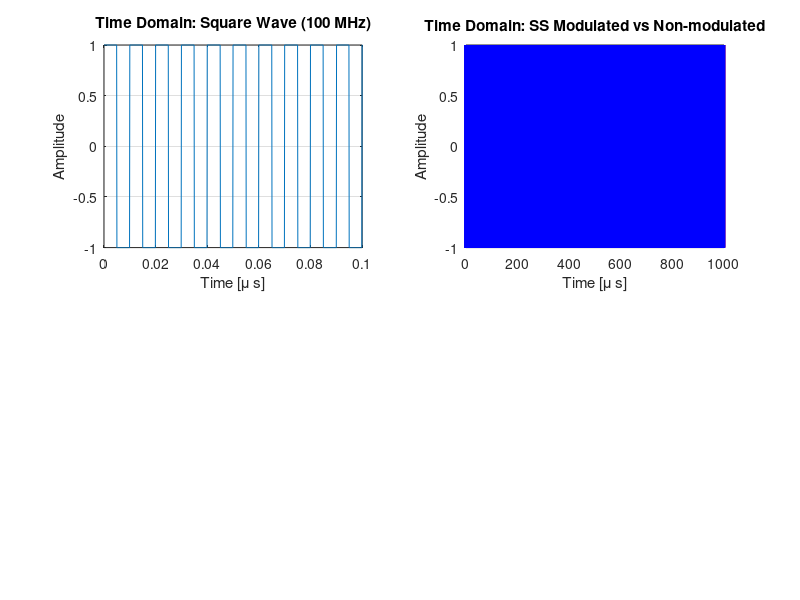

The MATLAB script that drew this image: (Note: this script raises an error after producing the figure.)
% Define parameters for signal generation
f0 = 100e6;  % Carrier frequency of the square wave (100 MHz)
Fs0 = 100 * f0; % Sampling frequency for square wave (100x f0 for aliasing avoidance)
T0 = 1 / f0; % Period of the square wave
cycle = 10^5; % Number of cycles for simulation
t0 = 0:1/Fs0:cycle*T0; % Time vector with sufficient resolution for square wave

% Generate square wave
x0 = square(2 * pi * f0 * t0); 

% Define parameters for sawtooth modulation
f1 = 30e3;   % Frequency of sawtooth modulating signal (30 kHz)
x1 = sawtooth(2 * pi * f1 * t0, 0.5); % This is in the case of center-spreading
% in the case of up-spreading :  0.5*sawtooth(2 * pi * f1 * t0, 0.5) + 0.5;
% in the case of down-spreading 0.5*sawtooth(2 * pi * f1 * t0, 0.5)-0.5;

% Modulation depth and modulated frequency
delta = 0.01; % Modulation depth (1% frequency spread for SSC)
f_modulated = f0 * (1 + delta * x1); % Frequency modulation using sawtooth wave

% Generate SSC modulated square wave using numerical integration (cumtrapz)
phase = cumtrapz(t0, 2 * pi * f_modulated); % Numerical integration of phase
x2 = square(phase); % SSC modulated square wave signal

% FFT Analysis
N = length(t0); % Number of points in FFT
X0 = fftshift(abs(fft(x0)) / N); % FFT and normalization of original square wave
X2 = fftshift(abs(fft(x2)) / N); % FFT and normalization of SSC modulated square wave

% Convert FFT magnitude to decibels (dB)
X0_dB = 20 * log10(X0 + eps); % Convert to dB scale (eps avoids log(0))
X2_dB = 20 * log10(X2 + eps); % Convert to dB scale

% Frequency vector for FFT plots
freq = (-N/2:N/2-1) * (Fs0 / N); % Generate frequency axis in Hz

% Plot results
figure;

% Plot the original square wave in the time domain
subplot(2, 2, 1);
plot(t0 * 1e6, x0); % Convert time to microseconds for display
xlabel('Time [\mu s]');
ylabel('Amplitude');
title('Time Domain: Square Wave (100 MHz)');
xlim([0 0.1]); % Zoom to show first 0.1 ?s
grid on;

% Plot the SSC modulated square wave in the time domain
subplot(2, 2, 2);

plot(t0 * 1e6, x2, 'r', 'LineWidth', 1.5); % Modulated square wave in red
hold on;
plot(t0 * 1e6, x0, 'b', 'LineWidth', 1.5); % Original square wave in blue
xlabel('Time [\mu s]');
ylabel('Amplitude');
title('Time Domain: SS Modulated vs Non-modulated');
legend('SS Modulated', 'Non-modulated', 'Location', 'best','bold');
xlim([0 0.2]);
ylim([-1.5 1.5]);
grid on;
hold on;

% Plot the FFT of the original square wave in the frequency domain
subplot(2, 2, 3);
plot(freq * 1e-6, X0_dB, 'b'); % Convert frequency to MHz for display
xlabel('Frequency [MHz]');
ylabel('Magnitude [dB]');
title('Frequency Domain: Square Wave (100 MHz)');
xlim([90 110]); % Focus on the vicinity of the carrier frequency
grid on;

% Plot the FFT of the SSC modulated square wave in the frequency domain
subplot(2, 2, 4); 

plot(freq * 1e-6, X2_dB, 'r','LineWidth', 1.5); % SSC modulated spectrum in red
hold on;
plot(freq * 1e-6, X0_dB, 'b','LineWidth', 1.5); % Original spectrum in blue
xlabel('Frequency [MHz]');
ylabel('Magnitude [dB]');
title('Frequency Domain: SS Modulated vs Non-modulated');
legend('SS Modulated', 'Non-modulated', 'Location', 'best','bold');
xlim([98 102]); % Focus on the vicinity of the carrier frequency
grid on;
hold off;